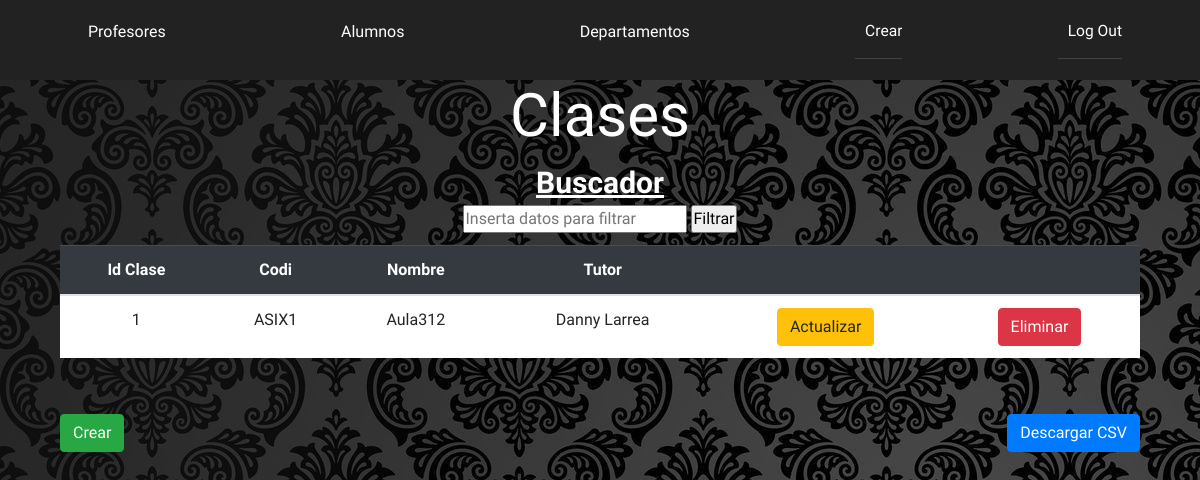
The page /view/datosCl.php on the database as committed earlier.
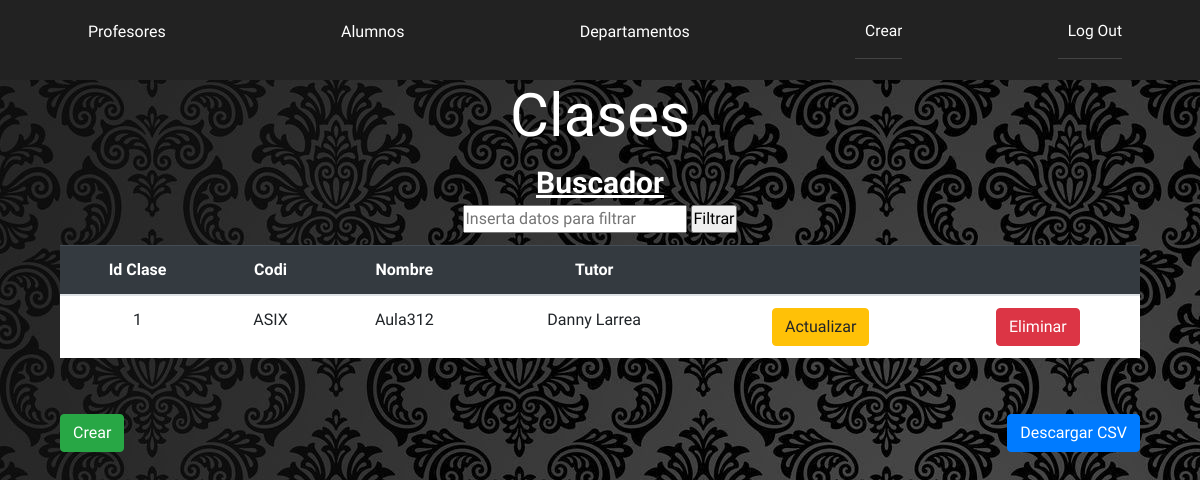
The same page on the database as committed later.
### tables this page shows
CREATE TABLE IF NOT EXISTS tbl_classe (
	id_classe int(4) NOT NULL AUTO_INCREMENT,
	codi_classe varchar(4) NOT NULL,
	nom_classe varchar(25) NULL,
	tutor int(4) NULL,
	constraint pk_consta PRIMARY KEY (id_classe)
);

CREATE TABLE IF NOT EXISTS tbl_professor(
	id_professor int(4) NOT NULL AUTO_INCREMENT,
	nom_prof varchar (20) NOT NULL,
	cognom1_prof varchar (20) NULL,
	cognom2_prof varchar (20) NULL,
	email_prof varchar(50) NULL,
	telf varchar (4) NULL,  
	dept int(4) NULL,
	constraint pk_professor PRIMARY KEY (id_professor)
);

### view/datosCl.php (the view, shortened to what this page needs)
<?php
include_once '../services/conexion.php';
?>
<!DOCTYPE html>
<html lang="es">
<head>
        <link rel="stylesheet" href="https://maxcdn.bootstrapcdn.com/bootstrap/4.5.2/css/bootstrap.min.css">
    <link rel="stylesheet" href="https://use.fontawesome.com/releases/v5.6.3/css/all.css">
    <link rel="stylesheet" href="../css/stylesD.css">
</head>
<body>
<nav>
  <ul class="menu">
    <li class="item button secondary"><a href="../services/crear.php">Crear</a></li>
    <li class="item"><a href="datosPr.php">Profesores</a></li>
    <li class="item"><a href="datos.php">Alumnos</a></li>
    <li class="item"><a href="datosDe.php">Departamentos</a></li>
    <li class="item button"><a href="../services/logout.php">Log Out</a></li>
  </ul>
</nav>
<h1>Clases</h1>
<div class="filtro">
<b><u>Buscador</u></b>
    <form action="datosCl.php" method="POST">
        <input class="input1_t" type="text" value="" placeholder="Inserta datos para filtrar" name="fil">
        <input class="buscar" type="submit" value="Filtrar" name="filtro">
    </form>
</div>
<?php
$fil = $_POST['fil'];
if (!($fil == '')) {
    $result = mysqli_query($conexion,"SELECT * from tbl_classe inner join tbl_professor on tbl_classe.tutor=tbl_professor.id_professor where tbl_classe.id_classe like '%$fil%' or tbl_classe.codi_classe like '%$fil%' or tbl_classe.nom_classe like '%$fil%' or tbl_professor.nom_prof like '%$fil%' or tbl_professor.cognom1_prof like '%$fil%'");
}else {
        $result = mysqli_query($conexion,"SELECT * from tbl_classe inner join tbl_professor on tbl_classe.tutor=tbl_professor.id_professor");}
 ?>
<div class="table">
<table class="table table-striped">
        <thead class="table-dark">
             <th>Id Clase</th>
             <th>Codi</th>
             <th>Nombre</th>
             <th>Tutor</th>
             <th>⠀</th>
             <th>⠀</th>
        </thead>
         <?php
             foreach ($result as $registro){
         ?>
             <tr>
                 <td><?php echo "{$registro['id_classe']}";?></td>
                 <td><?php echo "{$registro['codi_classe']}";?></td>
                 <td><?php echo "{$registro['nom_classe']}";?></td>
                 <td><?php echo "{$registro['nom_prof']} {$registro['cognom1_prof']}";?></td>
                 <td><?php echo "<a href='../services/actualizarCl.php?id_classe=".$registro['id_classe']."' class='btn btn-warning' role='button' aria-pressed='true'>Actualizar</a>"?></td>
                 <td><?php echo "<a href='../services/eliminarclases.php?id_classe=".$registro['id_classe']."' class='btn btn-danger' role='button' aria-pressed='true'>Eliminar</a>"?></td>
             </tr>
         <?php } ?>
 </table>
</div>
<div class="boton">
    <a href="../services/crear.php" class="btn btn-success" role="button" aria-pressed="true">Crear</a>
</div>
<div class="csv">
    <a href="../services/CSV/csvCl.php" class="btn btn-primary" role="button" aria-pressed="true">Descargar CSV</a>
</div>
</body>
</html>

Rows that differ between the two databases and show on the page:
changed tbl_classe "Aula312": codi_classe "ASIX1" → "ASIX"
